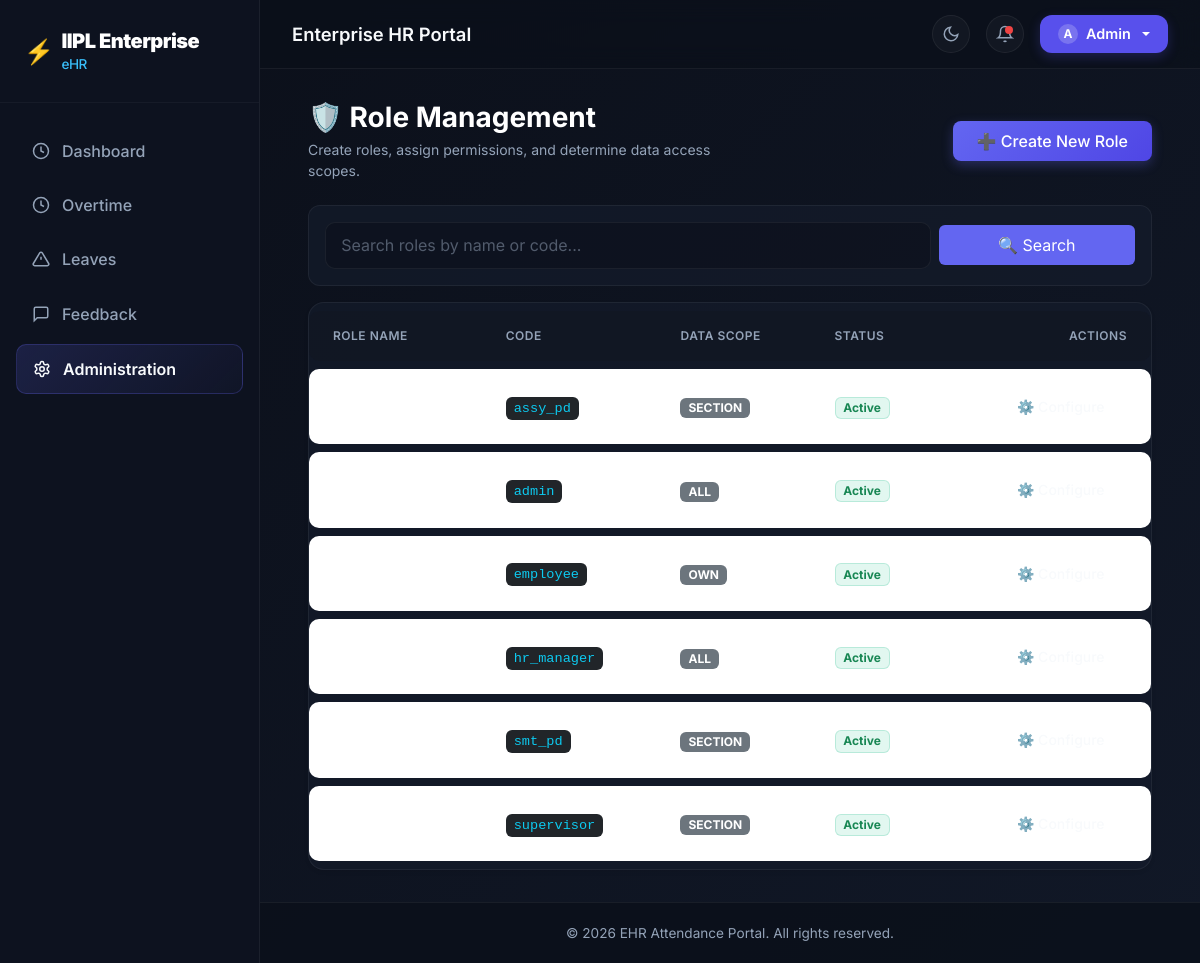
The page /admin-portal/roles/ (signed in) on the database its author committed.
### attendance/models.py (models this page shows, shortened)
class Role(models.Model):
    SCOPE_CHOICES = [
        ("OWN", "Own Data Only"),
        ("TEAM", "Team Data Only"),
        ("SECTION", "Section Data Only"),
        ("DEPARTMENT", "Department Data Only"),
        ("PLANT", "Plant Data Only"),
        ("COMPANY", "Company Data Only"),
        ("ALL", "All Data"),
    ]
    name = models.CharField(max_length=100)
    code = models.CharField(max_length=50, unique=True)
    description = models.TextField(blank=True, null=True)
    data_scope = models.CharField(max_length=20, choices=SCOPE_CHOICES, default="OWN")
    is_active = models.BooleanField(default=True)
    created_by = models.ForeignKey(
        User, on_delete=models.SET_NULL, null=True, blank=True, related_name="created_roles"
    )
    created_at = models.DateTimeField(auto_now_add=True)
    updated_at = models.DateTimeField(auto_now=True)

### attendance/views_admin.py (the view)
# urls.py: path("admin-portal/roles/", views_admin.admin_roles, name="admin_roles"),
@admin_permission_required("role.manage")
def admin_roles(request):
    query = request.GET.get("q", "").strip()
    roles = Role.objects.all().order_by("-is_active", "name")
    if query:
        roles = roles.filter(Q(name__icontains=query) | Q(code__icontains=query))
    paginator = Paginator(roles, 10)
    page_number = request.GET.get("page")
    page_obj = paginator.get_page(page_number)
    context = {"active_tab": "admin", "page_obj": page_obj, "query": query}
    return render(request, "attendance/admin/roles.html", context)

### attendance/views_admin.py (called while the page is built, shortened)
def admin_permission_required(perm_code=None):
    def decorator(view_func):
        @wraps(view_func)
        def _wrapped_view(request, *args, **kwargs):
            if not request.user.is_authenticated:
                return redirect("login")
            if request.user.is_superuser:
                return view_func(request, *args, **kwargs)
        return _wrapped_view
    return decorator

### attendance/templates/attendance/admin/roles.html (shortened to what this page needs)
{% extends 'attendance/base.html' %}
{% block content %}
<div class="row fade-in-el mb-4 align-items-center">
    <div class="col-sm-6">
        <h3 class="fw-bold text-white mb-1">🛡️ Role Management</h3>
        <p class="text-muted small mb-0">Create roles, assign permissions, and determine data access scopes.</p>
    </div>
    <div class="col-sm-6 text-sm-end mt-3 mt-sm-0">
        <a href="{% url 'admin_role_create' %}" class="btn btn-accent px-4 py-2" style="background-color: var(--primary-accent); border: none; color: #fff; font-weight: 500; border-radius: 8px;">
            ➕ Create New Role
        </a>
    </div>
</div>
<div class="row fade-in-el mb-3">
    <div class="col-12">
        <div class="card bg-dark border-secondary p-3" style="background: var(--card-bg) !important; border: 1px solid var(--card-border) !important; border-radius: 12px;">
            <form method="GET" class="row g-2 align-items-center">
                <div class="col-md-9">
                    <div class="position-relative">
                        <input type="text" name="q" class="form-control form-control-custom w-100"
                               placeholder="Search roles by name or code..." value="{{ query }}">
                    </div>
                </div>
                <div class="col-md-3">
                    <button type="submit" class="btn btn-primary w-100 py-2" style="background-color: var(--primary-accent); border: none;">
                        🔍 Search
                    </button>
                </div>
            </form>
        </div>
    </div>
</div>
<div class="row fade-in-el">
    <div class="col-12">
        <div class="card bg-dark border-secondary overflow-hidden shadow-sm" style="background: var(--card-bg) !important; border: 1px solid var(--card-border) !important; border-radius: 16px;">
            <div class="table-responsive">
                <table class="table table-custom mb-0 text-white" style="vertical-align: middle;">
                    <thead style="background: rgba(255,255,255,0.02);">
                        <tr class="text-muted small">
                            <th class="py-3 px-4">Role Name</th>
                            <th class="py-3 px-4">Code</th>
                            <th class="py-3 px-4">Data Scope</th>
                            <th class="py-3 px-4">Status</th>
                            <th class="py-3 px-4 text-end">Actions</th>
                        </tr>
                    </thead>
                    <tbody>
                        {% for role in page_obj %}
                        <tr style="border-bottom: 1px solid var(--card-border);">
                            <td class="py-3 px-4">
                                <strong class="text-white">{{ role.name }}</strong>
                            </td>
                            <td class="py-3 px-4">
                                <code class="text-info bg-dark px-2 py-1 rounded" style="font-size: 0.85rem;">{{ role.code }}</code>
                            </td>
                            <td class="py-3 px-4">
                                <span class="badge bg-secondary px-2 py-1" style="font-size: 0.75rem;">{{ role.data_scope }}</span>
                            </td>
                            <td class="py-3 px-4">
                                {% if role.is_active %}
                                <span class="badge badge-active text-success">Active</span>
                                {% else %}
                                <span class="badge badge-absent text-danger">Inactive</span>
                                {% endif %}
                            </td>
                            <td class="py-3 px-4 text-end">
                                <a href="{% url 'admin_role_edit' role.id %}" class="btn btn-sm btn-outline-custom text-info border-0">
                                    ⚙️ Configure
                                </a>
                            </td>
                        </tr>
                        {% empty %}
                        <tr>
                            <td colspan="5" class="text-center py-5 text-muted">
                                No roles found matching your search.
                            </td>
                        </tr>
                        {% endfor %}
                    </tbody>
                </table>
            </div>
        </div>
    </div>
</div>
{% endblock %}

### attendance/templates/attendance/base.html (shortened to what this page needs)
{% load rbac_tags %}
<!DOCTYPE html>
<html lang="en">
<head>
    <link href="https://cdn.jsdelivr.net/npm/bootstrap@5.3.3/dist/css/bootstrap.min.css" rel="stylesheet">
    <link rel="stylesheet" href="https://cdn.jsdelivr.net/npm/bootstrap-icons@1.11.3/font/bootstrap-icons.min.css">
</head>
<body>
    {% if user.is_authenticated %}
    <div class="portal-wrapper">
        <aside class="sidebar-container d-none d-lg-flex">
            <div class="sidebar-header">
                <a href="/" class="sidebar-brand d-flex align-items-center gap-2">
                    <span class="fs-4 text-white">⚡</span>
                    <div>
                        <strong class="text-white">IIPL Enterprise</strong>
                        <span>eHR</span>
                    </div>
                </a>
            </div>
            <nav class="sidebar-menu">
                <a href="/?tab=dashboard"
                    class="sidebar-link {% if active_tab == 'dashboard' or not active_tab %}active{% endif %}">
                    <svg width="18" height="18" fill="none" stroke="currentColor" stroke-width="2" viewBox="0 0 24 24">
                        <circle cx="12" cy="12" r="10" />
                        <path d="M12 6v6l4 2" />
                    </svg>
                    Dashboard
                </a>
                <a href="{% url 'overtime' %}"
                    class="sidebar-link {% if request.resolver_match.url_name == 'overtime' %}active{% endif %}">
                    <svg width="18" height="18" fill="none" stroke="currentColor" stroke-width="2" viewBox="0 0 24 24">
                        <circle cx="12" cy="12" r="10" />
                        <polyline points="12 6 12 12 16 14" />
                    </svg>
                    Overtime
                </a>
                <a href="{% url 'leaves' %}"
                    class="sidebar-link {% if request.resolver_match.url_name == 'leaves' or active_tab == 'leaves' %}active{% endif %}">
                    <svg width="18" height="18" fill="none" stroke="currentColor" stroke-width="2" viewBox="0 0 24 24">
                        <path
                            d="M10.29 3.86L1.82 18a2 2 0 0 0 1.71 3h16.94a2 2 0 0 0 1.71-3L13.71 3.86a2 2 0 0 0-3.42 0z" />
                        <line x1="12" y1="9" x2="12" y2="13" />
                        <line x1="12" y1="17" x2="12.01" y2="17" />
                    </svg>
                    Leaves
                </a>
                <a href="{% url 'feedback' %}"
                    class="sidebar-link {% if request.resolver_match.url_name == 'feedback' %}active{% endif %}">
                    <svg width="18" height="18" fill="none" stroke="currentColor" stroke-width="2" viewBox="0 0 24 24">
                        <path d="M21 15a2 2 0 0 1-2 2H7l-4 4V5a2 2 0 0 1 2-2h14a2 2 0 0 1 2 2z"/>
                    </svg>
                    Feedback
                </a>
                {% if user.is_superuser or user|has_permission:"role.manage" or user|has_permission:"section.manage" or user|has_permission:"user.manage" %}
                <a href="{% url 'admin_dashboard' %}"
                    class="sidebar-link {% if active_tab == 'admin' %}active{% endif %}">
                    Administration
                </a>
                {% endif %}
            </nav>
        </aside>
        <main class="content-section">
            <header class="top-navbar">
                <div class="d-flex align-items-center gap-3">
                    <h2 class="top-navbar-title">Enterprise HR Portal</h2>
                </div>
                <div class="top-navbar-actions">
                    <div class="notification-btn" id="themeToggleBtn" onclick="toggleTheme()" title="Toggle Theme">
                        <svg width="18" height="18" fill="none" stroke="currentColor" stroke-width="2"
                            viewBox="0 0 24 24" id="themeIcon">
                            <path d="M21 12.79A9 9 0 1 1 11.21 3 7 7 0 0 0 21 12.79z"></path>
                        </svg>
                    </div>
                    <div class="notification-btn">
                        <svg width="18" height="18" fill="none" stroke="currentColor" stroke-width="2"
                            viewBox="0 0 24 24">
                            <path d="M18 8A6 6 0 0 0 6 8c0 7-3 9-3 9h18s-3-2-3-9" />
                            <path d="M13.73 21a2 2 0 0 1-3.46 0" />
                        </svg>
                        <span class="notification-badge"></span>
                    </div>
                    <div class="dropdown">
                        <button class="profile-dropdown-btn dropdown-toggle" type="button" id="userProfileDropdown"
                            data-bs-toggle="dropdown" aria-expanded="false">
                            <span class="profile-avatar-sm">
                                {{ user.username|slice:":1"|upper }}
                            </span>
                            <span class="profile-username-text">{{ user.username }}</span>
                        </button>
                    </div>
                </div>
            </header>
            <div class="container-fluid main-container fade-in-el px-lg-4 px-xl-5">
                {% block content %}{% endblock %}
            </div>
            <footer class="text-center mt-auto">
                <div class="container">
                    <p class="mb-0">&copy; 2026 EHR Attendance Portal. All rights reserved.</p>
                </div>
            </footer>
        </main>
    </div>
    {% endif %}
</body>
</html>

### rows shown on the page
Role: code "assy_pd", data_scope "SECTION", is_active "Active"
Role: code "admin", data_scope "ALL", is_active "Active"
Role: code "employee", data_scope "OWN", is_active "Active"
Role: code "hr_manager", data_scope "ALL", is_active "Active"
Role: code "smt_pd", data_scope "SECTION", is_active "Active"
Role: code "supervisor", data_scope "SECTION", is_active "Active"

### other values the page prints
{{ user.username|slice:":1"|upper }} "A"
{{ user.username }} "Admin"
